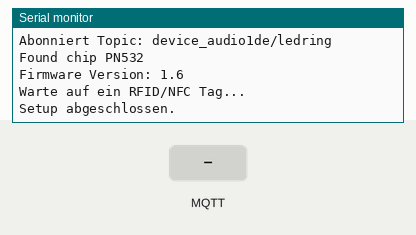
This sketch was run on a simulated ESP32-C6. Shown: the last lines printed to the serial monitor. Inputs (shaded band) come from the test bench. WiFi joins after 1.5 s; servers stay silent unless stated; no MQTT or app messages arrive unless stated.

Above: at 3.2 s.
3.3 s: MQTT message "5" arrives on the first subscribed topic
At 3.9 s:
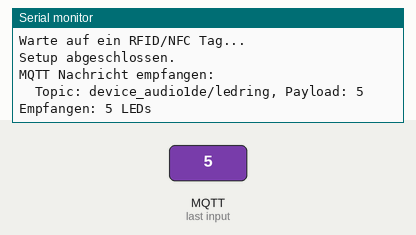
4.9 s: MQTT message "on" arrives on the first subscribed topic
At 5.5 s:
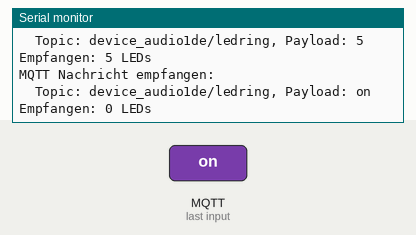
6.5 s: MQTT message "off" arrives on the first subscribed topic
At 7.2 s:
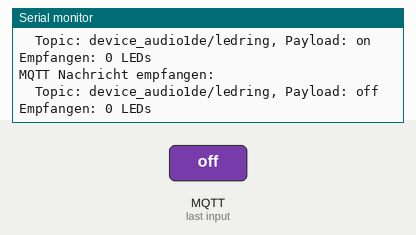

The sketch:

06_WLAN_MQTT_NFC.ino
```cpp
/*****************************************************************
 * Beispiel: WLAN + MQTT + NFC-Schalter: Publish / Receive
 * Read NFC tags / RFID cards via I2C and publish to MQTT broker whether it is close to the Reader or not.
 * Das Programm reagiert nur auf den einen festgelegten UID. "FF F 17 E9 3F 0 0" ist { 0xFF, 0x0F, 0x17, 0xE9, 0x3F, 0x00, 0x00 };
 * Das Script prüft periodisch, ob dieser Tag noch verfügbar ist.
 * In der Konsole wird nur geprintet, wann die "Session" beginnt und wann sie endet.
 * Für etwas Toleranz wird der Wert mit den letzten Werten verglichen. Um Fehlimpulse zu vermeiden, wird die Console erst beschrieben,
 * sobald die aktuelle Messung mit den letzten paar Messungen übereinstimmt.
 *
 * turn on I2C mode by switching physical switches on the PN532 to 1 / 0 (I2C)
 * Anschluss:
 * PN532: SDA <-> ESP32-C6: GPIO 6
 * PN532: SCL <-> ESP32-C6: GPIO 7
 * PN532: Vcc <-> ESP32-C6: 3.3V
 * PN532: GND <-> ESP32-C6: GND
 *
 * Installiere Library "Adafruit_PN532" von Adafruit
 * Installiere Library "MQTT" von Joel Gaehwiler
******************************************************************/


#include <WiFi.h>
#include <MQTT.h>
#include <Wire.h>                                                      // I2C
#include <Adafruit_PN532.h>                                            // NFC Reader


// WLAN und MQTT Einstellungen
const char* ssid = "tinkergarden";                                // @todo: add your wifi name "FRITZ!Box 6690 TA"
const char* pass = "strenggeheim";                             // @todo: add your wifi pw, "79854308499311013585"
const char* mqtt_broker = "192.168.0.60";                            // "broker.emqx.io", "192.168.0.80"
const char* mqtt_client_id = "headphone_station_audio1de";

const char* MQTT_PUBLISH_TOPIC_AUDIO = "holz/player/audio1de";         // Topics.  -   Diese werden für Subscribing und Publishing genutzt
const char* MQTT_SUBSCRIBE_TOPIC_LED = "device_audio1de/ledring";
const char* subscribe_topics[] = { MQTT_SUBSCRIBE_TOPIC_LED };         // Array der zu abonnierenden Topics (hier nur eines, aber erweiterbar)

WiFiClient wificlient;
MQTTClient mqttclient;


// I2C Pins definieren
#define SDA_PIN 6
#define SCL_PIN 7

// IRQ und RESET Pins definieren – werden vom PN532-Modul NICHT verwendet bei I2C, aber Bibliothek erwartet sie
#define PN532_IRQ   (2)
#define PN532_RESET (3)

// Konstruktor mit IRQ, RESET und Wire
Adafruit_PN532 nfc(PN532_IRQ, PN532_RESET, &Wire);

// Ziel-UID definieren (7 Bytes)
const uint8_t TARGET_UID[] = { 0xFF, 0x0F, 0x17, 0xE9, 0x3F, 0x00, 0x00 };
const uint8_t NFC_TARGET_UID_LENGTH = 7;

// --- Statusvariablen für die verbesserte Erkennung ---
bool nfc_tagCurrentlyPresent = false;                                  // Merkt sich, ob der TARGET_UID-Tag aktuell als "anwesend" gilt
int nfc_presentConfirmCounter = 0;                                     // Zählt aufeinanderfolgende erfolgreiche Lesungen des TARGET_UID
int nfc_absentConfirmCounter = 0;                                      // Zählt aufeinanderfolgende fehlgeschlagene Lesungen (Tag nicht da)

const int NFC_CONFIRM_PRESENT_THRESHOLD = 3;                           // Der Tag muss X-mal hintereinander korrekt gelesen werden, um als "anwesend" zu gelten.
const int NFC_CONFIRM_ABSENT_THRESHOLD = 5;                            // Der Tag muss X-mal hintereinander NICHT gelesen werden, um als "entfernt" zu gelten.

uint8_t nfc_uid[7];                                                    // Buffer zum Speichern der UID
uint8_t nfc_uidLength;                                                 // Länge der UID
bool nfc_tag_erkannt;                                                  // in dieser Variable wird gespeichert, ob irgendein NFC Tag erkannt wurde
bool nfc_isTargetTag;                                                  // handelt es sich bei dem erkannten NFC Tag wirklich um den gewünschten?


// Funktionsprototypen
void connectWiFi();
void connectMQTT();
void mqtt_messageReceived(String& topic, String& payload);


void setup() {
  Serial.begin(115200);
  delay(500);                                                           // warten, sonst werden die Serial.print in setup() nicht auf die Komsole gedruckt
  Serial.println("Kopfhörer-Station startet...");

  // WLAN verbinden
  connectWiFi();

  // --- MQTT Client initialisieren und Callback setzen ---
  // Diese Zeilen müssen hier stehen und nicht in connectMQTT()
  mqttclient.begin(mqtt_broker, wificlient);
  mqttclient.onMessage(mqtt_messageReceived);
  connectMQTT();

  // I2C
  Wire.begin(SDA_PIN, SCL_PIN);                                         // Wire starten mit den benutzerdefinierten I2C Pins

  // NFC
  nfc.begin();                                                          // NFC Reader PN532 starten
  uint32_t nfc_versiondata = nfc.getFirmwareVersion();                  // Firmware-Version abfragen
  if (!nfc_versiondata) {
    Serial.println("Kein PN532 gefunden – Verbindung prüfen.");
    while (1);                                                          // bleibt hängen, wenn nichts gefunden wird
  }

  // Chip-Daten anzeigen
  Serial.printf("Found chip PN5%X\n", (nfc_versiondata >> 24) & 0xFF);
  Serial.printf("Firmware Version: %d.%d\n", (nfc_versiondata >> 16) & 0xFF, (nfc_versiondata >> 8) & 0xFF);

  // Konfiguriere das Modul für RFID-Lesen
  nfc.SAMConfig();
  Serial.println("Warte auf ein RFID/NFC Tag...");


  Serial.println("Setup abgeschlossen.");
}

void loop() {
  // MQTT
  mqttclient.loop();                                                    // MQTT Loop regelmässig aufrufen, um die Verbindung am Leben zu halten und Nachrichten zu empfangen
  if (!mqttclient.connected()) {                                        // Überprüfen, ob die MQTT-Verbindung aktiv ist. Wenn nicht, versuchen wir uns neu zu verbinden.
    Serial.println("MQTT Verbindung verloren. Versuche Neuverbindung...");
    connectMQTT();
  }

  // NFC
  nfc_tag_erkannt = nfc.readPassiveTargetID(PN532_MIFARE_ISO14443A, nfc_uid, &nfc_uidLength, 100);   // Versuche für 100ms, einen Tag zu erkennen. Der Timeout sollte nicht zu kurz sein, da der PN532 Zeit benötigt..
  nfc_isTargetTag = false;


  if (nfc_tag_erkannt) {                                                 // Prüfen, ob die erkannte UID der gewünschten UID entspricht
    bool nfc_currentMatch = (nfc_uidLength == NFC_TARGET_UID_LENGTH);    // Prüfe erst ob die Längen der erkannten und der gewünschten IDs übereinstimmen
    for (uint8_t i = 0; i < nfc_uidLength && nfc_currentMatch; i++) {    // Prüfe jetzt Byte für Byte, ob sie übereinstimmen
      if (nfc_uid[i] != TARGET_UID[i]) nfc_currentMatch = false;
    }
    nfc_isTargetTag = nfc_currentMatch;                                  // Setze isTargetTag basierend auf dem Vergleich
  }

  // --- Logik für die Bestätigung von Anwesenheit/Abwesenheit ---
  if (nfc_isTargetTag) {
    nfc_absentConfirmCounter = 0;                                        // Reset des Abwesenheitszählers
    nfc_presentConfirmCounter++;                                         // Inkrementiere Anwesenheitszähler

    if (nfc_presentConfirmCounter >= NFC_CONFIRM_PRESENT_THRESHOLD) {    // Wenn der Tag oft genug hintereinander bestätigt wurde
      nfc_presentConfirmCounter = NFC_CONFIRM_PRESENT_THRESHOLD;         // Zähler auf Max setzen, um Überlauf zu vermeiden
      if (!nfc_tagCurrentlyPresent) {
        Serial.print("Ziel-Tag erkannt (stabilisiert), UID: ");          // Wenn der Tag vorher nicht als anwesend galt, jetzt aber schon

        // Signal versenden per MQTT
        String publishPayload = "pause";
        Serial.printf("Publishing: Topic: %s, Payload: %s\n", MQTT_PUBLISH_TOPIC_AUDIO, publishPayload);
        mqttclient.publish(MQTT_PUBLISH_TOPIC_AUDIO, publishPayload);

        for (uint8_t i = 0; i < nfc_uidLength; i++) {
          Serial.print(nfc_uid[i], HEX); Serial.print(" ");
        }
        Serial.println();
        nfc_tagCurrentlyPresent = true; // Status auf "anwesend" setzen
      }
    }
  } else {                                                                // Wenn der Ziel-Tag NICHT gelesen wurde (entweder kein Tag oder falscher Tag)
    nfc_presentConfirmCounter = 0;                                        // Reset des Anwesenheitszählers
    nfc_absentConfirmCounter++;                                           // Inkrementiere Abwesenheitszähler

    if (nfc_absentConfirmCounter >= NFC_CONFIRM_ABSENT_THRESHOLD) {
      nfc_absentConfirmCounter = NFC_CONFIRM_ABSENT_THRESHOLD;            // Wenn der Tag oft genug hintereinander NICHT gelesen wurde -> Zähler auf Max setzen
      if (nfc_tagCurrentlyPresent) {                                      // Wenn der Tag vorher als anwesend galt, jetzt aber nicht mehr
        Serial.println("Ziel-Tag entfernt (stabilisiert).");

        // Signal versenden per MQTT
        String publishPayload = "play";
        Serial.printf("Publishing: Topic: %s, Payload: %s\n", MQTT_PUBLISH_TOPIC_AUDIO, publishPayload);
        mqttclient.publish(MQTT_PUBLISH_TOPIC_AUDIO, publishPayload);

        nfc_tagCurrentlyPresent = false;                                  // Status auf "nicht anwesend" setzen
      }
    }
  }

  delay(100);                                                             // kurze Pause, entlastet den Prozessor
}

// --- WLAN Funktionen ---

void connectWiFi() {
  Serial.printf("Verbinde mit WLAN %s", ssid);                            // ssid ist const char*, kein String(ssid) nötig
  WiFi.begin(ssid, pass);

  int attempts = 0;
  while (WiFi.status() != WL_CONNECTED && attempts < 20) {                // Max 20 Versuche (10 Sekunden)
    delay(500);
    Serial.print(".");
    attempts++;
  }
  if (WiFi.status() == WL_CONNECTED) {
    Serial.printf("\nWiFi verbunden: SSID: %s, IP-Adresse: %s\n", ssid, WiFi.localIP().toString().c_str());
  } else {
    Serial.println("\nWiFi Verbindung fehlgeschlagen!");
  }
}

// --- MQTT Funktionen ---

void connectMQTT() {                                                      // Diese Funktion kümmert sich nur noch um den eigentlichen Verbindungsaufbau und das Abonnement.
  Serial.printf("Verbinde mit MQTT Broker: %s\n", mqtt_broker);

  // Versuche, eine Verbindung herzustellen, bis sie erfolgreich ist
  while (!mqttclient.connect(mqtt_client_id)) {                           // Optional: Mit Benutzername/Passwort: mqttclient.connect(mqtt_client_id, "username", "password"). ->  -> username und passwort sind oft jeweils "public"
    Serial.println("Fehler beim Verbinden mit MQTT-Broker. Neuer Versuch in 2 Sekunden...");
    delay(2000);
  }

  Serial.println("Verbunden mit MQTT-Broker");

  int numTopics = sizeof(subscribe_topics) / sizeof(subscribe_topics[0]);
  for (int i = 0; i < numTopics; i++) {
    mqttclient.subscribe(subscribe_topics[i]);
    Serial.printf("Abonniert Topic: %s\n", subscribe_topics[i]);          // Bestätigung des Abonnements
  }
}


// --- MQTT Callback für eingehende Nachrichten ---
void mqtt_messageReceived(String& topic, String& payload) {
  Serial.println("MQTT Nachricht empfangen:");
  Serial.printf("  Topic: %s, Payload: %s\n", topic.c_str(), payload.c_str());  // .c_str() verwenden!

  if (topic.equals(MQTT_SUBSCRIBE_TOPIC_LED)) {
    int numLedsToLight = payload.toInt();
    Serial.printf("Empfangen: %d LEDs\n", numLedsToLight);                // %d für Integer
  }
}
```

Measured:
- after the input at 3.3 s, the serial monitor: prints a new line after 0.17 s (image 1)
- after the input at 4.9 s, the serial monitor: prints a new line after 0.19 s (image 2)
- after the input at 6.5 s, the serial monitor: prints a new line after 0.20 s (image 3)
